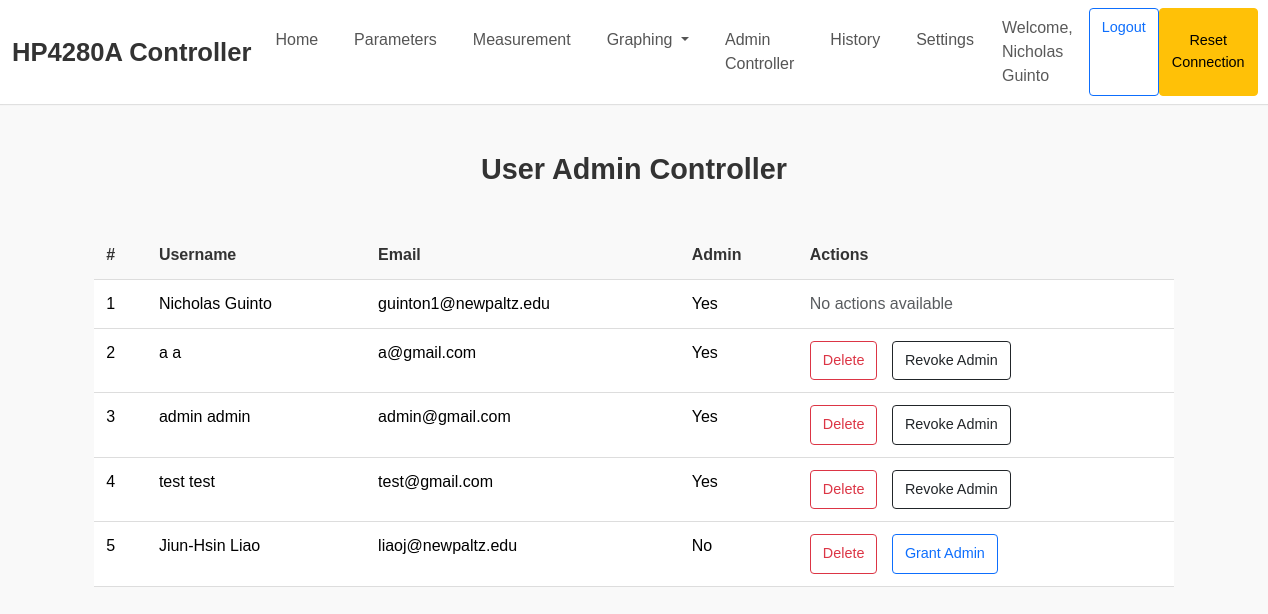
The app's page /documentation (signed in), older data.
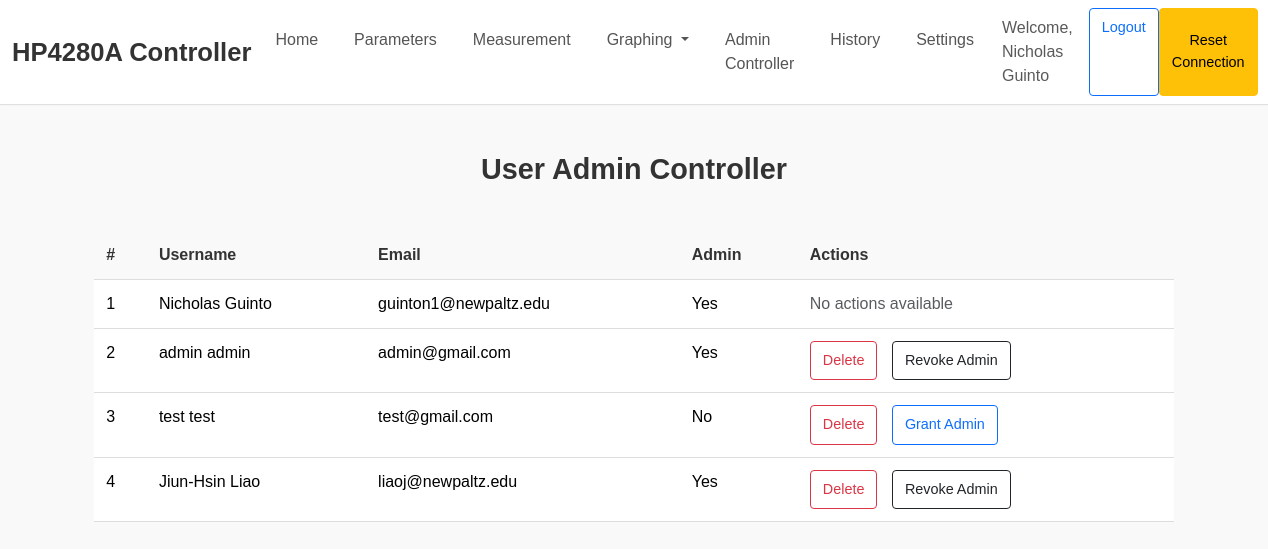
The same page, newer data.
### tables this page shows
CREATE TABLE users (
            id INTEGER PRIMARY KEY AUTOINCREMENT,
            first_name TEXT NOT NULL,
            last_name TEXT NOT NULL,
            email TEXT NOT NULL,
            password TEXT NOT NULL,
            is_admin INTEGER NOT NULL DEFAULT 0
        );

### main.py (the view, shortened to what this page needs)
@app.route('/documentation', methods=["GET", "POST"])
def documentation():
    if 'email' not in session:
        flash("Please log in to access this page.", "error")
        return redirect(url_for("login"))
    user = get_user_by_email(session['email'])
    if not user:
        flash("User not found. Please log in again.", "error")
        return redirect(url_for("login"))
    if user[5] == 0:  # Check the `is_admin` value
        flash("You do not have permission to access this page.", "error")
        return redirect(url_for("login"))
    conn = sqlite3.connect(DB_path)
    cursor = conn.cursor()
    cursor.execute("SELECT first_name, last_name, email, id, is_admin FROM users WHERE email != 'demo@example.com'")
    users = cursor.fetchall()
    conn.close()
    return render_template("documentation.html", users=users, logged_in_email=session['email'])

### database.py (called while the page is built)
def get_user_by_email(email):
    conn = sqlite3.connect(DB_path)
    cursor = conn.cursor()
    cursor.execute('''
        SELECT * FROM users WHERE email = ?
    ''', (email,))
    user = cursor.fetchone()
    conn.close()
    return user

### main.py (called while the page is built)
@app.context_processor
def inject_user_info():
    if 'email' in session:
        user = get_user_by_email(session['email'])
        if user:
            return {'username': f"{user[1]} {user[2]}", 'user_id': user[0], 'email': user[3]}
    return {'username': None, 'user_id': None, 'email': None}

### templates/documentation.html (shortened to what this page needs)
{% extends "base.html" %}
{% block content %}
<h3 class="text-center mt-5 mb-4">User Admin Controller</h3>
<div class="table-container">
    <table class="table">
        <thead>
            <tr>
                <th>#</th>
                <th>Username</th>
                <th>Email</th>
                <th>Admin</th>
                <th>Actions</th>
            </tr>
        </thead>
        <tbody>
            {% for user in users %}
            <tr>
                <td>{{ loop.index }}</td>
                <td>{{ user[0] }} {{ user[1] }}</td>
                <td>{{ user[2] }}</td>
                <td>{{ "Yes" if user[4] == 1 else "No" }}</td>
                <td class="action-buttons">
                    {% if user[2] != logged_in_email %}
                        <form method="POST" action="{{ url_for('documentation') }}" style="display:inline;" onsubmit="return confirmDelete()">
                            <button type="submit" name="action" value="delete" class="btn btn-outline-danger">Delete</button>
                        </form>
                        {% if user[4] == 0 %}
                        <form method="POST" action="{{ url_for('documentation') }}" style="display:inline;">
                            <button type="submit" name="action" value="grant_admin" class="btn btn-outline-primary">Grant Admin</button>
                        </form>
                        {% else %}
                        <form method="POST" action="{{ url_for('documentation') }}" style="display:inline;">
                            <button type="submit" name="action" value="revoke_admin" class="btn btn-outline-dark">Revoke Admin</button>
                        </form>
                        {% endif %}
                    {% else %}
                        <span class="text-muted">No actions available</span>
                    {% endif %}
                </td>
            </tr>
            {% endfor %}
        </tbody>
    </table>
</div>
{% endblock %}

### templates/base.html (shortened to what this page needs)
<!DOCTYPE html>
<html>
<head>
    <link rel="stylesheet" href="https://cdnjs.cloudflare.com/ajax/libs/font-awesome/4.7.0/css/font-awesome.min.css">
    <link href="https://cdn.jsdelivr.net/npm/bootstrap@5.3.5/dist/css/bootstrap.min.css" rel="stylesheet">
</head>
<body>
    {% if email %}
    <nav class="navbar navbar-expand-lg navbar-light">
        <div class="container-fluid">
            {% if email == "demo@example.com" %}
                <span class="navbar-brand text-danger fw-bold">DEMO MODE</span>
            {% else %}
                <a class="navbar-brand" href="/contributions">HP4280A Controller</a>
            {% endif %}
            <div class="collapse navbar-collapse" id="navbarSupportedContent">
                <ul class="navbar-nav me-auto mb-2 mb-lg-0">
                    <li class="nav-item">
                        <a class="nav-link" aria-current="page" href="/">Home</a>
                    </li>
                    <li class="nav-item">
                        <a class="nav-link" href="/measurement">Parameters</a>
                    </li>
                    <li class="nav-item">
                        <a class="nav-link" href="/wizard">Measurement</a>
                    </li>
                    <li class="nav-item dropdown">
                        <a class="nav-link dropdown-toggle" href="#" id="navbarDropdown" role="button" aria-haspopup="true" aria-expanded="false">
                          Graphing
                        </a>
                    </li>
                    <li class="nav-item">
                        <a class="nav-link" href="/documentation">Admin Controller</a>
                    </li>
                    <li class="nav-item">
                        <a class="nav-link" href="/history">History</a>
                    </li>
                    <li class="nav-item">
                        {% if email != "demo@example.com" %}
                            <a class="nav-link" href="{{ url_for('settings') }}">Settings</a>
                        {% else %}
                            <a class="nav-link disabled" href="#" tabindex="-1" aria-disabled="true">Settings</a>
                        {% endif %}
                    </li>
                </ul>
                <div class="d-flex">
                    <span class="navbar-text me-3">Welcome, {{ username }}</span>
                    <a class="btn btn-outline-primary" href="/logout" role="button">Logout</a>
                    <form action="{{ url_for('reset_connection') }}" method="POST" class="d-flex">
                        <button type="submit" class="btn btn-warning">Reset Connection</button>
                    </form>
                </div>
            </div>
        </div>
    </nav>
    {% endif %}
    <div class="container-fluid">
        {% block content %}
        {% endblock %}
    </div>
</body>
</html>

### templates/base.html (style rules this page uses)
.navbar { background-color: #fff; box-shadow: 0 1px 1px rgba(0, 0, 0, 0.1); }
.navbar .navbar-brand { font-size: 1.6rem; font-weight: 600; color: #333; transition: color 0.3s ease; }
.navbar-nav .nav-link { color: #555; font-weight: 500; margin-right: 20px; transition: color 0.3s ease; }

### templates/documentation.html (style rules this page uses)
body { font-family: 'Helvetica', 'Arial', sans-serif; background-color: #f9f9f9; color: #333; }
h3 { font-size: 1.8rem; font-weight: 600; color: #333; }
.table-container { max-width: 90%; margin: 0 auto; padding: 20px; margin-top: 20px; }
.table { width: 100%; border-collapse: collapse; font-size: 1rem; }
.table th, .table td { padding: 12px; text-align: left; border-bottom: 1px solid #ddd; }
.table th { font-weight: bold; color: #333; background-color: transparent; }
.action-buttons form { display: inline-block; margin-right: 10px; }
.btn { padding: 8px 12px; border-radius: 4px; font-size: 0.9rem; cursor: pointer; transition: background-color 0.3s ease, transform 0.2s ease; }

Row changes from the older to the newer data that the page shows:
removed users: first_name "a", last_name "a", email "a@gmail.com", is_admin "Yes"
changed users "test": is_admin "Yes" → "No"; is_admin "Revoke Admin" → "Grant Admin"
changed users "Jiun-Hsin": is_admin "No" → "Yes"; is_admin "Grant Admin" → "Revoke Admin"
